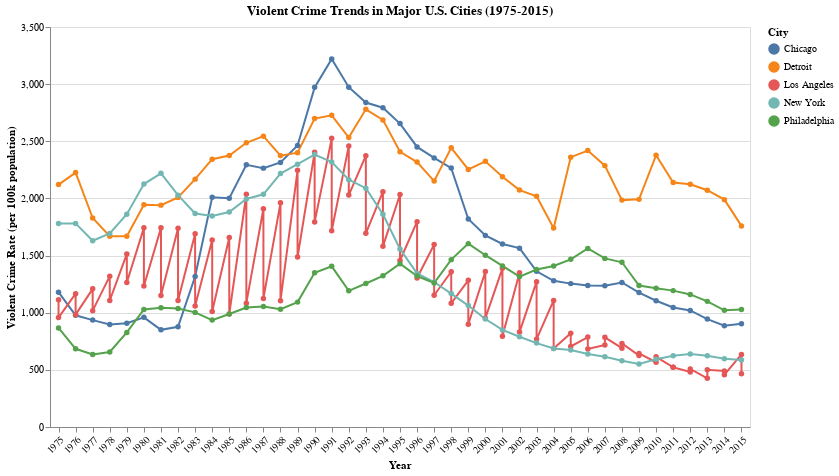

Notebook cell for this chart:
### Markdown cell above
### Visualization 1: Violent Crime Trends Over Time (1975-2015)

### Code cell
# Create a simplified city name for better visualization
cities_data_viz = cities_data.copy()
cities_data_viz['city'] = cities_data_viz['department_name'].str.extract(r'(Chicago|Los Angeles|New York|Detroit|Philadelphia)')[0]

# Line chart showing violent crime per 100k over time
line_chart = alt.Chart(cities_data_viz).mark_line(point=True).encode(
    x=alt.X('year:O', title='Year', axis=alt.Axis(labelAngle=-45)),
    y=alt.Y('violent_per_100k:Q', title='Violent Crime Rate (per 100k population)'),
    color=alt.Color('city:N', title='City', legend=alt.Legend(orient='right')),
    tooltip=['city:N', 'year:O', 'violent_per_100k:Q', 'violent_crime:Q', 'total_pop:Q']
).properties(
    width=700,
    height=400,
    title='Violent Crime Trends in Major U.S. Cities (1975-2015)'
).interactive()

line_chart

### Figure 1 — Vega specification as saved in the notebook (floating-point values rounded to 4 significant figures; data arrays with more than 128 entries replaced by an {"elided": "..."} marker saying what was removed)
{"$schema": "https://vega.github.io/schema/vega/v6.json", "data": [{"name": "param_1e9efca18e7a2868_store"}, {"name": "source_0", "values": {"elided": "246 records"}}, {"name": "data_0", "values": {"elided": "246 records"}}, {"name": "source_0_x_domain_year_0", "values": [{"year": 1975}, {"year": 1976}, {"year": 1977}, {"year": 1978}, {"year": 1979}, {"year": 1980}, {"year": 1981}, {"year": 1982}, {"year": 1983}, {"year": 1984}, {"year": 1985}, {"year": 1986}, {"year": 1987}, {"year": 1988}, {"year": 1989}, {"year": 1990}, {"year": 1991}, {"year": 1992}, {"year": 1993}, {"year": 1994}, {"year": 1995}, {"year": 1996}, {"year": 1997}, {"year": 1998}, {"year": 1999}, {"year": 2000}, {"year": 2001}, {"year": 2002}, {"year": 2003}, {"year": 2004}, {"year": 2005}, {"year": 2006}, {"year": 2007}, {"year": 2008}, {"year": 2009}, {"year": 2010}, {"year": 2011}, {"year": 2012}, {"year": 2013}, {"year": 2014}, {"year": 2015}]}, {"name": "data_0_x_domain_year_1", "values": [{"year": 1975}, {"year": 1976}, {"year": 1977}, {"year": 1978}, {"year": 1979}, {"year": 1980}, {"year": 1981}, {"year": 1982}, {"year": 1983}, {"year": 1984}, {"year": 1985}, {"year": 1986}, {"year": 1987}, {"year": 1988}, {"year": 1989}, {"year": 1990}, {"year": 1991}, {"year": 1992}, {"year": 1993}, {"year": 1994}, {"year": 1995}, {"year": 1996}, {"year": 1997}, {"year": 1998}, {"year": 1999}, {"year": 2000}, {"year": 2001}, {"year": 2002}, {"year": 2003}, {"year": 2004}, {"year": 2005}, {"year": 2006}, {"year": 2007}, {"year": 2008}, {"year": 2009}, {"year": 2010}, {"year": 2011}, {"year": 2012}, {"year": 2013}, {"year": 2014}, {"year": 2015}]}, {"name": "source_0_color_domain_city_0", "values": [{"city": "Chicago"}, {"city": "Detroit"}, {"city": "Los Angeles"}, {"city": "New York"}, {"city": "Philadelphia"}]}, {"name": "data_0_color_domain_city_1", "values": [{"city": "Chicago"}, {"city": "Detroit"}, {"city": "Los Angeles"}, {"city": "New York"}, {"city": "Philadelphia"}]}], "signals": [{"name": "unit", "value": {}, "on": [{"events": "pointermove", "update": "isTuple(group()) ? group() : unit"}]}, {"name": "param_1e9efca18e7a2868", "update": "vlSelectionResolve(\"param_1e9efca18e7a2868_store\", \"union\")"}, {"name": "param_1e9efca18e7a2868_year", "on": [{"events": [{"source": "view", "type": "dblclick"}], "update": "null"}, {"events": {"signal": "param_1e9efca18e7a2868_translate_delta"}, "update": "panLinear(param_1e9efca18e7a2868_translate_anchor.extent_x, -param_1e9efca18e7a2868_translate_delta.x / width)"}, {"events": {"signal": "param_1e9efca18e7a2868_zoom_delta"}, "update": "zoomLinear(domain(\"x\"), param_1e9efca18e7a2868_zoom_anchor.x, param_1e9efca18e7a2868_zoom_delta)"}]}, {"name": "param_1e9efca18e7a2868_violent_per_100k", "on": [{"events": [{"source": "view", "type": "dblclick"}], "update": "null"}, {"events": {"signal": "param_1e9efca18e7a2868_translate_delta"}, "update": "panLinear(param_1e9efca18e7a2868_translate_anchor.extent_y, param_1e9efca18e7a2868_translate_delta.y / height)"}, {"events": {"signal": "param_1e9efca18e7a2868_zoom_delta"}, "update": "zoomLinear(domain(\"y\"), param_1e9efca18e7a2868_zoom_anchor.y, param_1e9efca18e7a2868_zoom_delta)"}]}, {"name": "param_1e9efca18e7a2868_tuple", "on": [{"events": [{"signal": "param_1e9efca18e7a2868_year || param_1e9efca18e7a2868_violent_per_100k"}], "update": "param_1e9efca18e7a2868_year && param_1e9efca18e7a2868_violent_per_100k ? {unit: \"layer_0\", fields: param_1e9efca18e7a2868_tuple_fields, values: [param_1e9efca18e7a2868_year,param_1e9efca18e7a2868_violent_per_100k]} : null"}]}, {"name": "param_1e9efca18e7a2868_tuple_fields", "value": [{"field": "year", "channel": "x", "type": "E"}, {"field": "violent_per_100k", "channel": "y", "type": "R"}]}, {"name": "param_1e9efca18e7a2868_translate_anchor", "value": {}, "on": [{"events": [{"source": "scope", "type": "pointerdown"}], "update": "{x: x(unit), y: y(unit), extent_x: domain(\"x\"), extent_y: domain(\"y\")}"}]}, {"name": "param_1e9efca18e7a2868_translate_delta", "value": {}, "on": [{"events": [{"source": "window", "between": [{"source": "scope", "type": "pointerdown"}, {"source": "window", "type": "pointerup"}], "consume": true, "type": "pointermove"}], "update": "{x: param_1e9efca18e7a2868_translate_anchor.x - x(unit), y: param_1e9efca18e7a2868_translate_anchor.y - y(unit)}"}]}, {"name": "param_1e9efca18e7a2868_zoom_anchor", "on": [{"events": [{"source": "scope", "type": "wheel", "consume": true}], "update": "{x: invert(\"x\", x(unit)), y: invert(\"y\", y(unit))}"}]}, {"name": "param_1e9efca18e7a2868_zoom_delta", "on": [{"events": [{"source": "scope", "consume": true, "type": "wheel"}], "update": "pow(1.001, event.deltaY * pow(16, event.deltaMode))", "force": true}]}, {"name": "param_1e9efca18e7a2868_modify", "on": [{"events": {"signal": "param_1e9efca18e7a2868_tuple"}, "update": "modify(\"param_1e9efca18e7a2868_store\", param_1e9efca18e7a2868_tuple, true)"}]}], "marks": [{"type": "group", "name": "layer_0_pathgroup", "from": {"facet": {"data": "source_0", "name": "faceted_path_layer_0_main", "groupby": ["city"]}}, "encode": {"update": {"width": {"field": {"signal": null, "datum": null, "group": "width", "parent": null}}, "height": {"field": {"signal": null, "datum": null, "group": "height", "parent": null}}}}, "marks": [{"type": "line", "name": "layer_0_marks", "from": {"data": "faceted_path_layer_0_main"}, "sort": {"field": "x"}, "encode": {"update": {"stroke": {"field": "city", "scale": "color"}, "x": {"field": "year", "scale": "x"}, "tooltip": {"signal": "{\"city\": isValid(datum[\"city\"]) ? datum[\"city\"] : \"\"+datum[\"city\"], \"year\": isValid(datum[\"year\"]) ? datum[\"year\"] : \"\"+datum[\"year\"], \"violent_per_100k\": format(datum[\"violent_per_100k\"], \"\"), \"violent_crime\": format(datum[\"violent_crime\"], \"\"), \"total_pop\": format(datum[\"total_pop\"], \"\")}"}, "y": {"field": "violent_per_100k", "scale": "y"}, "defined": {"signal": "isValid(datum[\"violent_per_100k\"]) && isFinite(+datum[\"violent_per_100k\"])"}}}, "interactive": true, "style": ["line"], "clip": true}]}, {"type": "symbol", "name": "layer_1_marks", "from": {"data": "data_0"}, "encode": {"update": {"y": {"field": "violent_per_100k", "scale": "y"}, "fill": {"field": "city", "scale": "color"}, "x": {"field": "year", "scale": "x"}, "tooltip": {"signal": "{\"city\": isValid(datum[\"city\"]) ? datum[\"city\"] : \"\"+datum[\"city\"], \"year\": isValid(datum[\"year\"]) ? datum[\"year\"] : \"\"+datum[\"year\"], \"violent_per_100k\": format(datum[\"violent_per_100k\"], \"\"), \"violent_crime\": format(datum[\"violent_crime\"], \"\"), \"total_pop\": format(datum[\"total_pop\"], \"\")}"}, "opacity": {"value": 1}}}, "interactive": true, "clip": true, "style": ["point"]}], "scales": [{"name": "x", "type": "point", "domain": {"fields": [{"data": "source_0_x_domain_year_0", "field": "year"}, {"data": "data_0_x_domain_year_1", "field": "year"}], "sort": true}, "range": [0, {"signal": "width"}], "padding": 0.5}, {"name": "y", "type": "linear", "domain": {"fields": [{"data": "source_0", "field": "violent_per_100k"}, {"data": "data_0", "field": "violent_per_100k"}]}, "range": [{"signal": "height"}, 0], "nice": true, "domainRaw": {"signal": "param_1e9efca18e7a2868[\"violent_per_100k\"]"}, "zero": true}, {"name": "color", "type": "ordinal", "domain": {"fields": [{"data": "source_0_color_domain_city_0", "field": "city"}, {"data": "data_0_color_domain_city_1", "field": "city"}], "sort": true}, "range": "category"}], "axes": [{"scale": "y", "minExtent": 0, "labels": false, "gridScale": "x", "aria": false, "grid": true, "orient": "left", "tickCount": {"signal": "ceil(height/40)"}, "ticks": false, "zindex": 0, "maxExtent": 0, "domain": false}, {"scale": "x", "zindex": 0, "labelAngle": 315, "grid": false, "orient": "bottom", "labelAlign": "right", "labelBaseline": "top", "title": "Year"}, {"scale": "y", "zindex": 0, "labelOverlap": true, "tickCount": {"signal": "ceil(height/40)"}, "title": "Violent Crime Rate (per 100k population)", "orient": "left", "grid": false}], "title": {"text": "Violent Crime Trends in Major U.S. Cities (1975-2015)", "frame": "group"}, "width": 700, "padding": 5, "height": 400, "background": "white", "style": "cell", "legends": [{"orient": "right", "title": "City", "stroke": "color", "symbolType": "circle", "fill": "color", "encode": {"symbols": {"update": {"opacity": {"value": 1}}}}}]}
